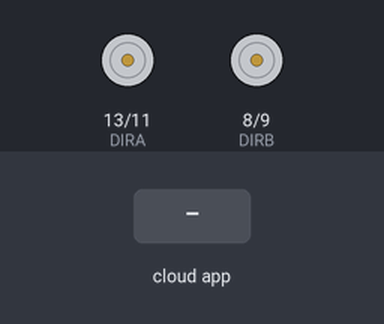
Simulated run of this sketch. Board: Arduino Uno, built with avr-gcc and run on an emulated ATmega328P. Parts: direction and speed pins drawn as motors (green arrow = direction pin HIGH = forward, orange = LOW = backward, longer = more drive). Inputs (shaded band) come from the test bench. The ROS host is connected and sends only what is stated.

Above: at 1.2 s.
1.3 s: the phone or cloud app sets linear.x to -100
At 2.0 s:
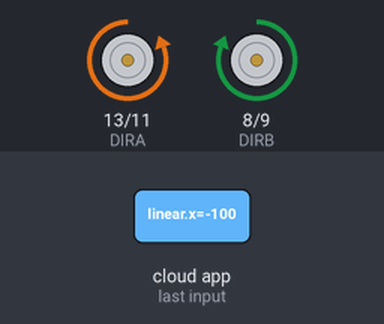
2.8 s: the phone or cloud app sets linear.x to 0
At 3.2 s:
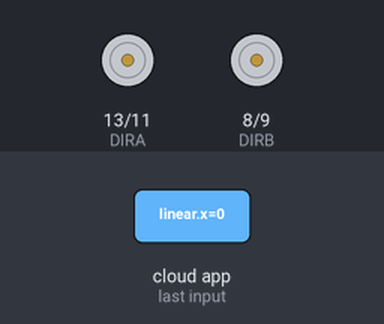
4.3 s: the phone or cloud app sets angular.z to -100
At 5.5 s:
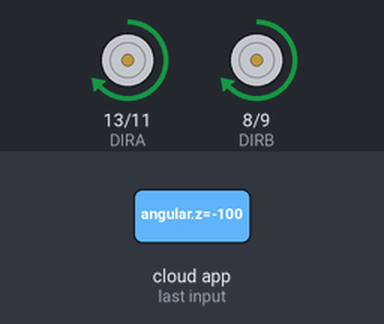
5.8 s: the phone or cloud app sets angular.z to 0
At 6.7 s:
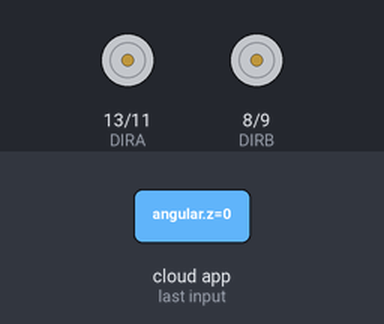
7.3 s: the phone or cloud app sets linear.x to 100
At 7.8 s:
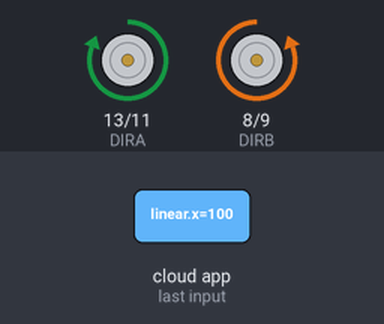
8.8 s: the phone or cloud app sets linear.x to -100
At 10.1 s:
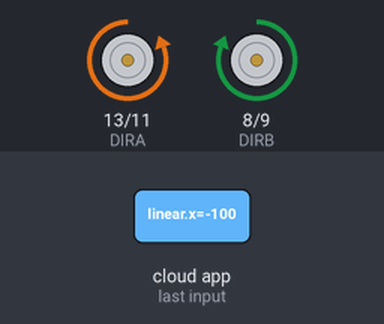
Timing chart, 0 to 11.3 s (numbered marks = the images above; inputs shaded):
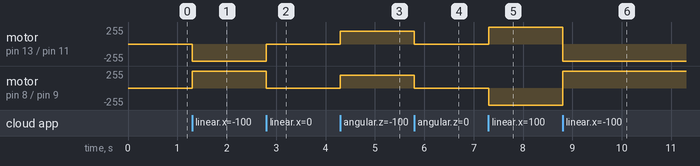

The sketch:

dc_motor_control_mdd10_node.ino
```cpp
/*
 * Title: Dual DC Motor Control with Encoder
 * Author: Khairul Izwan 22-03-2020
 * Description: Controlling Dual DC Motor with Encoder using
 * 10Amp 7V-30V DC Motor Driver Shield for Arduino (2 Channels)
 */

//include necessary library
#include <ros.h>
#include "std_msgs/String.h"
#include <geometry_msgs/Twist.h>

//Change according to the robot wheel dimension
#define wheelSep 0.325 // in unit meter (m)
#define wheelRadius 0.127; // in unit meter (m)

//Variables declaration
float transVelocity;
float rotVelocity;

float leftVelocity;
float rightVelocity;

float leftDutyCycle;
float rightDutyCycle;

float leftPWM;
float rightPWM;

//Motor Pin Assignment
// Right
int DIRA = 13;
int PWMA = 11;
//Left
int DIRB = 8;
int PWMB = 9;

//Callback function for geometry_msgs::Twist
void messageCb_cmd_vel(const geometry_msgs::Twist &msg)
{
//  Get the ros topic value
  transVelocity = msg.linear.x;
  rotVelocity = msg.angular.z;

//  Differential Drive Kinematics
//::http://www.cs.columbia.edu/~allen/F15/NOTES/icckinematics.pdf
//  Differential Drive Kinematics
//::https://snapcraft.io/blog/your-first-robot-the-driver-4-5

//  Step 1: Calculate wheel speeds from Twist
  leftVelocity = transVelocity - ((rotVelocity * wheelSep) / 2);
  rightVelocity = transVelocity + ((rotVelocity * wheelSep) / 2);

//  Step 2: Convert wheel speeds into duty cycles
  leftDutyCycle = (255 * leftVelocity) / 0.22;
  rightDutyCycle = (255 * rightVelocity) / 0.22;

//  rightDutyCycle = leftDutyCycle;

//  Ensure DutyCycle is between minimum and maximum
  leftPWM = clipPWM(abs(leftDutyCycle), 25, 255);
  rightPWM = clipPWM(abs(rightDutyCycle), 25, 255);

//  rightPWM = leftPWM;

//  motor directection helper function
  motorDirection();
}

//Helper function to ensure DutyCycle is between minimum
//and maximum
float clipPWM(float PWM, float minPWM, float maxPWM)
{
  if (PWM < minPWM)
  {
    return minPWM;
  }
  else if (PWM > maxPWM)
  {
    return maxPWM;
  }
  return PWM;
}

//Motor Direction helper function
void motorDirection()
{
//  Forward
  if (leftDutyCycle > 0 and rightDutyCycle > 0)
  {
    digitalWrite(DIRA, HIGH);
    digitalWrite(DIRB, LOW);
    analogWrite(PWMA, leftPWM);
    analogWrite(PWMB, rightPWM);
  }
//  Backward
  else if (leftDutyCycle < 0 and rightDutyCycle < 0)
  {
    digitalWrite(DIRA, LOW);
    digitalWrite(DIRB, HIGH);
    analogWrite(PWMA, leftPWM);
    analogWrite(PWMB, rightPWM);
  }
/*
 * There is no turn left and right (not a differential drive mode)
 */
//  Left
  else if (leftDutyCycle < 0 and rightDutyCycle > 0)
  {
    digitalWrite(DIRA, LOW);
    digitalWrite(DIRB, LOW);
    analogWrite(PWMA, leftPWM);
    analogWrite(PWMB, rightPWM);
  }
//  Right
  else if (leftDutyCycle > 0 and rightDutyCycle < 0)
  {
    digitalWrite(DIRA, HIGH);
    digitalWrite(DIRB, HIGH);
    analogWrite(PWMA, leftPWM);
    analogWrite(PWMB, rightPWM);
  }
  else if (leftDutyCycle == 0 and rightDutyCycle == 0)
  {
    analogWrite(PWMA, 0);
    analogWrite(PWMB, 0);
  }
}

//Set up the ros node (publisher and subscriber)
ros::Subscriber<geometry_msgs::Twist> sub_cmd_vel("/cmd_vel", messageCb_cmd_vel);

ros::NodeHandle nh;

//put your setup code here, to run once:
void setup()
{

//Input/Output Pins Assigment
  pinMode(DIRA, OUTPUT);
  pinMode(PWMA, OUTPUT);
  pinMode(DIRB, OUTPUT);
  pinMode(PWMB, OUTPUT);

//Initiate ROS-node
  nh.initNode();
  nh.subscribe(sub_cmd_vel);
}

//put your main code here, to run repeatedly:
void loop()
{
  nh.spinOnce();
}
```

Measured:
- after the input at 1.3 s, motor on pin 13 (DIRA) / pin 11 (PWMA): stopped → backward 255/255 at once; motor on pin 8 (DIRB) / pin 9 (PWMB): stopped → forward 255/255 at once
- after the input at 2.8 s, motor on pin 13 (DIRA) / pin 11 (PWMA): backward 255/255 → stopped at once; motor on pin 8 (DIRB) / pin 9 (PWMB): forward 255/255 → stopped at once
- after the input at 4.3 s, motor on pin 13 (DIRA) / pin 11 (PWMA), motor on pin 8 (DIRB) / pin 9 (PWMB): stopped → forward 188/255 at once
- after the input at 5.8 s, motor on pin 13 (DIRA) / pin 11 (PWMA), motor on pin 8 (DIRB) / pin 9 (PWMB): forward 188/255 → stopped at once
- after the input at 7.3 s, motor on pin 13 (DIRA) / pin 11 (PWMA): stopped → forward 255/255 at once; motor on pin 8 (DIRB) / pin 9 (PWMB): stopped → backward 255/255 at once
- after the input at 8.8 s, motor on pin 13 (DIRA) / pin 11 (PWMA): forward 255/255 → backward 255/255 at once; motor on pin 8 (DIRB) / pin 9 (PWMB): backward 255/255 → forward 255/255 at once
